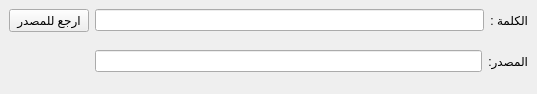
<?xml version="1.0" encoding="UTF-8"?>
<ui version="4.0">
 <class>MainWindow</class>
 <widget class="QMainWindow" name="MainWindow">
  <property name="geometry">
   <rect>
    <x>0</x>
    <y>0</y>
    <width>537</width>
    <height>94</height>
   </rect>
  </property>
  <property name="windowTitle">
   <string>MainWindow</string>
  </property>
  <widget class="QWidget" name="centralwidget">
   <layout class="QGridLayout" name="gridLayout">
    <item row="0" column="0">
     <widget class="QPushButton" name="retrieve">
      <property name="text">
       <string>ارجع للمصدر</string>
      </property>
     </widget>
    </item>
    <item row="0" column="1">
     <layout class="QHBoxLayout" name="horizontalLayout">
      <item>
       <widget class="QLineEdit" name="word"/>
      </item>
      <item>
       <widget class="QLabel" name="label">
        <property name="text">
         <string>الكلمة :</string>
        </property>
       </widget>
      </item>
     </layout>
    </item>
    <item row="1" column="1">
     <layout class="QHBoxLayout" name="horizontalLayout_2">
      <item>
       <widget class="QLineEdit" name="root"/>
      </item>
      <item>
       <widget class="QLabel" name="label_2">
        <property name="text">
         <string>المصدر:</string>
        </property>
       </widget>
      </item>
     </layout>
    </item>
   </layout>
  </widget>
 </widget>
 <resources/>
 <connections/>
</ui>
